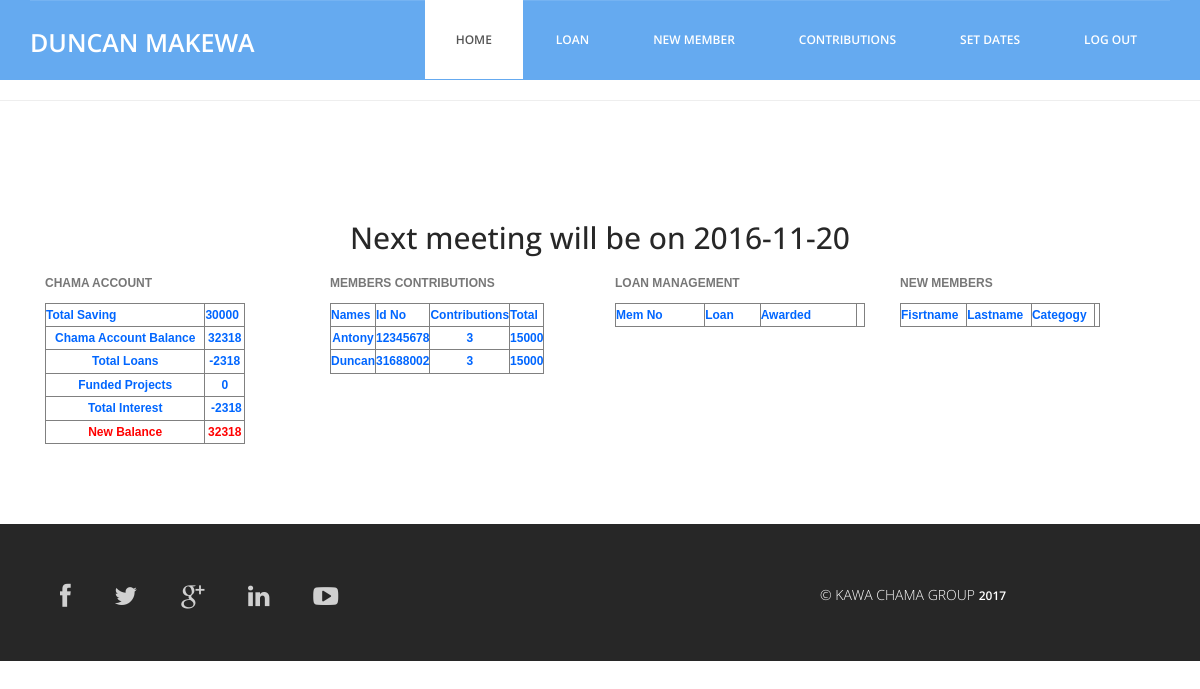
Screenshot of /clerk/clerk_prof.php (signed in) with the database file from the repository.
### tables this page shows
CREATE TABLE IF NOT EXISTS `users` (
`id` int(11) NOT NULL,
  `f_name` varchar(60) NOT NULL,
  `l_name` varchar(60) NOT NULL,
  `id_no` int(11) NOT NULL,
  `username` varchar(60) NOT NULL,
  `password` varchar(60) NOT NULL,
  `reg_date` timestamp NOT NULL DEFAULT CURRENT_TIMESTAMP,
  `access` int(11) NOT NULL DEFAULT '0',
  `all` int(11) NOT NULL
);

CREATE TABLE IF NOT EXISTS `manage_contr` (
`id` int(11) NOT NULL,
  `today_ex` date NOT NULL,
  `next_cont` date NOT NULL
);

CREATE TABLE IF NOT EXISTS `chama_acc` (
`id` int(11) NOT NULL,
  `acc_total` int(11) NOT NULL DEFAULT '0',
  `acc_bal` int(11) NOT NULL DEFAULT '0',
  `loan` int(11) NOT NULL DEFAULT '0',
  `project` int(11) NOT NULL DEFAULT '0',
  `bal` int(11) NOT NULL DEFAULT '0',
  `respo` varchar(60) NOT NULL DEFAULT 'clerk clerk',
  `to_pay_interest` int(11) NOT NULL DEFAULT '0',
  `payed_interest` int(11) NOT NULL DEFAULT '0'
);

CREATE TABLE IF NOT EXISTS `membership_fee` (
`id` int(11) NOT NULL,
  `mem_fname` varchar(60) NOT NULL,
  `mem_lname` varchar(60) NOT NULL,
  `mem_idno` int(11) NOT NULL,
  `amound` int(11) NOT NULL,
  `date_ex` timestamp NOT NULL DEFAULT CURRENT_TIMESTAMP,
  `clerk_name` varchar(60) NOT NULL,
  `next_date` date NOT NULL,
  `total_cont` int(11) NOT NULL,
  `no_of_cont` int(11) NOT NULL,
  `target` int(11) NOT NULL DEFAULT '12000',
  `loan` int(60) DEFAULT '0',
  `approve` int(11) NOT NULL DEFAULT '0',
  `loan_amound` int(11) NOT NULL,
  `t_id` int(11) NOT NULL
);

### clerk/clerk_prof.php (the view, shortened to what this page needs)
<?php require_once('../Connections/conn.php'); ?>
<?php
if (!function_exists("GetSQLValueString")) {
function GetSQLValueString($theValue, $theType, $theDefinedValue = "", $theNotDefinedValue = "")
{
  $theValue = function_exists("mysql_real_escape_string") ? mysql_real_escape_string($theValue) : mysql_escape_string($theValue);
  switch ($theType) {
    case "text":
      $theValue = ($theValue != "") ? "'" . $theValue . "'" : "NULL";
      break;
  }
  return $theValue;
}
}
$query_nextDate = "SELECT * FROM manage_contr";
$nextDate = mysql_query($query_nextDate, $conn) or die(mysql_error());
$row_nextDate = mysql_fetch_assoc($nextDate);
$query_chama = "SELECT * FROM chama_acc";
$chama = mysql_query($query_chama, $conn) or die(mysql_error());
$row_chama = mysql_fetch_assoc($chama);
$maxRows_mem_contr = 10;
$pageNum_mem_contr = 0;
$startRow_mem_contr = $pageNum_mem_contr * $maxRows_mem_contr;
$query_mem_contr = "SELECT * FROM membership_fee ORDER BY id ASC";
$query_limit_mem_contr = sprintf("%s LIMIT %d, %d", $query_mem_contr, $startRow_mem_contr, $maxRows_mem_contr);
$mem_contr = mysql_query($query_limit_mem_contr, $conn) or die(mysql_error());
$row_mem_contr = mysql_fetch_assoc($mem_contr);
if (isset($_GET['totalRows_mem_contr'])) {
  $totalRows_mem_contr = $_GET['totalRows_mem_contr'];
} else {
  $all_mem_contr = mysql_query($query_mem_contr);
  $totalRows_mem_contr = mysql_num_rows($all_mem_contr);
}
?>
<!DOCTYPE html>
<html lang="en">
  <head>
    <link href="../css/bootstrap.min.css" rel="stylesheet">
	<link rel="stylesheet" href="../css/font-awesome.min.css">
	<link rel="stylesheet" href="../css/animate.css">
	<link href="../css/animate.min.css" rel="stylesheet">
	<link href="../css/style.css" rel="stylesheet" />
	<link href="../SpryAssets/SpryValidationTextField.css" rel="stylesheet" type="text/css">
  </head>
  <body>
	<header id="header">
        <?php include('../header/clerk_head.php');?>
    </header>
	<hr>
	<div class="services">
		<div class="container">
		<div class="col-md-12" align="center"><?php echo "<h2>"."Next meeting will be on ".$row_nextDate['next_cont']."</h2>"; ?></div>
			<div class="col-md-3">
		<table width="200" border="1" id="newMember">
				<caption>
						CHAMA ACCOUNT
						</caption>
				<tr>
						<th scope="col">Total Saving</th>
						<th scope="col"><?php echo $row_chama['acc_total']; ?></th>
				</tr>
				<tr>
						<td> Chama Account Balance</td>
						<td><?php echo $row_chama['acc_bal']; ?></td>
				</tr>
				<tr>
						<td>Total Loans</td>
						<td><?php echo $row_chama['loan']; ?></td>
				</tr>
				<tr>
						<td>Funded Projects</td>
						<td><?php echo $row_chama['project']; ?></td>
				</tr>
				<tr>
						<td>Total Interest</td>
						<td>&nbsp;<?php echo $row_chama['payed_interest']; ?></td>
				</tr>
				<tr style="color:#F00">
						<td>New Balance</td>
						<td><?php echo $row_chama['acc_bal']; ?></td>
				</tr>
		</table>
			</div>
			<div class="col-md-3">
		<table width="200" border="1" id="newMember">
				<caption>
						MEMBERS CONTRIBUTIONS
						</caption>
				<tr>
						<th scope="col">Names</th>
						<th scope="col">id no</th>
						<th scope="col">contributions</th>
						<th scope="col">Total</th>
				</tr>
				<?php if ($totalRows_mem_contr > 0) {  ?>
						<?php do { ?><tr>
								<td><?php echo $row_mem_contr['mem_fname']; ?></td>
								<td><?php echo $row_mem_contr['mem_idno']; ?></td>
								<td><?php echo $row_mem_contr['no_of_cont']; ?></td>
								<td><?php echo $row_mem_contr['total_cont']; ?></td>
								</tr>
								<?php } while ($row_mem_contr = mysql_fetch_assoc($mem_contr)); ?>
								<?php }  ?>
		</table>
			</div>
			<div class="col-md-3">
			<table width="250"  border="1" id="newMember">
					<caption>
							LOAN MANAGEMENT
							</caption>
					<tr>
							<th scope="col">Mem no</th>
							<th scope="col">Loan</th>
							<th scope="col">Awarded</th>
							<th scope="col">&nbsp;</th>
					</tr>
			</table>
			</div>
			<div class="col-md-3">
		<table width="200" border="1" id="newMember">
				<caption>
						NEW MEMBERS
						</caption>
				<tr>
						<th scope="col">fisrtname</th>
						<th scope="col">lastname</th>
						<th scope="col">categogy</th>
						<th scope="col">&nbsp;</th>
				</tr>
		</table>
			</div>
		</div>
	</div>
	<div class="sub-footer">
		<?php include('../footer/sub_footer.php');?>
	</div>
  </body>
</html>

### header/clerk_head.php (shortened to what this page needs)
<?php require_once('../Connections/conn.php'); ?>
<?php
$logoutAction = $_SERVER['PHP_SELF']."?doLogout=true";
?>
<?php
$colname_user = "-1";
if (isset($_SESSION['clerk'])) {
  $colname_user = $_SESSION['clerk'];
}
$query_user = sprintf("SELECT * FROM users WHERE username = %s", GetSQLValueString($colname_user, "text"));
$user = mysql_query($query_user, $conn) or die(mysql_error());
$row_user = mysql_fetch_assoc($user);
?>
<nav class="navbar navbar-default navbar-static-top" role="banner">
            <div class="container">
                <div class="navbar-header">
                   <div class="navbar-brand">
						<a href="#"><h1><?php echo $row_user['f_name']."  ".$row_user['l_name']; ?></h1></a>
					</div>
                </div>
                <div class="navbar-collapse collapse">
					<div class="menu">
						<ul class="nav nav-tabs" role="tablist">
							<li role="presentation"><a href="../clerk/clerk_prof.php" class="active">Home</a></li>
							<li role="presentation"><a href="../clerk/loan.php">loan</a></li>
							<li role="presentation"><a href="../clerk/clerk.php">New Member</a></li>
							<li role="presentation"><a href="../clerk/contributions.php">Contributions</a></li>
							<li role="presentation"><a href="../clerk/set_next_date.php">Set Dates</a></li>
							<li role="presentation"><a href="<?php echo $logoutAction ?>">Log Out</a></li>
						</ul>
					</div>
				</div>
            </div>
        </nav>

### css/style.css (style rules this page uses)
body { font-family:'Open Sans', Arial, sans-serif; font-size:14px; font-weight:300; line-height:1.6em; color:#fff; background-color:#fff; overflow-x:hidden; }
hi,h2,h3,h4,h5,h6 { color:#272727; line-height:1.1em; }
a { text-decoration:none; transition: all 0.1s ease-in-out; -moz-transition: all 0.1s ease-in-out; -webkit-transition: all 0.1s ease-in-out; -o-transition: all 0.1s ease-in-out; outline: none; color:#272727; }
.navbar-brand { float: left; height: 50px; padding: 15px 15px; font-size: 18px; line-height: 20px; }
.navbar-brand h1 { margin-top:9px; padding-top:5px; float: left; font-size: 25px; color:#fff; text-transform:uppercase; font-weight:600; }
.menu { font-size:12px; float:right; text-transform:uppercase; font-weight:600; }
.navbar-collapse { padding-right: 15px; padding-left: 15px; overflow-x: visible; -webkit-overflow-scrolling: touch; border-top: 0px solid transparent; -webkit-box-shadow: inset 0 1px 0 rgba(255, 255, 255, .1); box-shadow: inset 0 1px 0 rgba(255, 255, 255, .1); }
.menu ul.nav-tabs li { color:#fff; }
.nav-tabs { border-bottom: 0; }
.nav-tabs > li { float: left; margin-bottom: 0; }
.nav-tabs > li > a { border-radius:0; color:#fff; padding:30px; }
.nav-tabs > li a.active { color: #555; cursor: default; background-color: #fff; border: 1px solid #fff; border-bottom-color:#fff; }
.navbar-default { background-color: #65AAF0; border-color:#65AAF0; }
.services { padding:80px 0 80px 0; }
.sub-footer { background:#272727; padding:30px; }
#newMember { color: #06F; text-align:center; font-family:Tahoma, Geneva, sans-serif; font-size:12px; text-transform:capitalize; }

### rows the page displays
users: f_name "DUNCAN", l_name "MAKEWA"
manage_contr: next_cont "2016-11-20"
chama_acc: acc_total "30000", acc_bal "32318", loan "-2318", project "0", payed_interest "-2318"
membership_fee: mem_fname "Antony", mem_idno "12345678", no_of_cont "3", total_cont "15000"
membership_fee: mem_fname "Duncan", mem_idno "31688002", no_of_cont "3", total_cont "15000"
